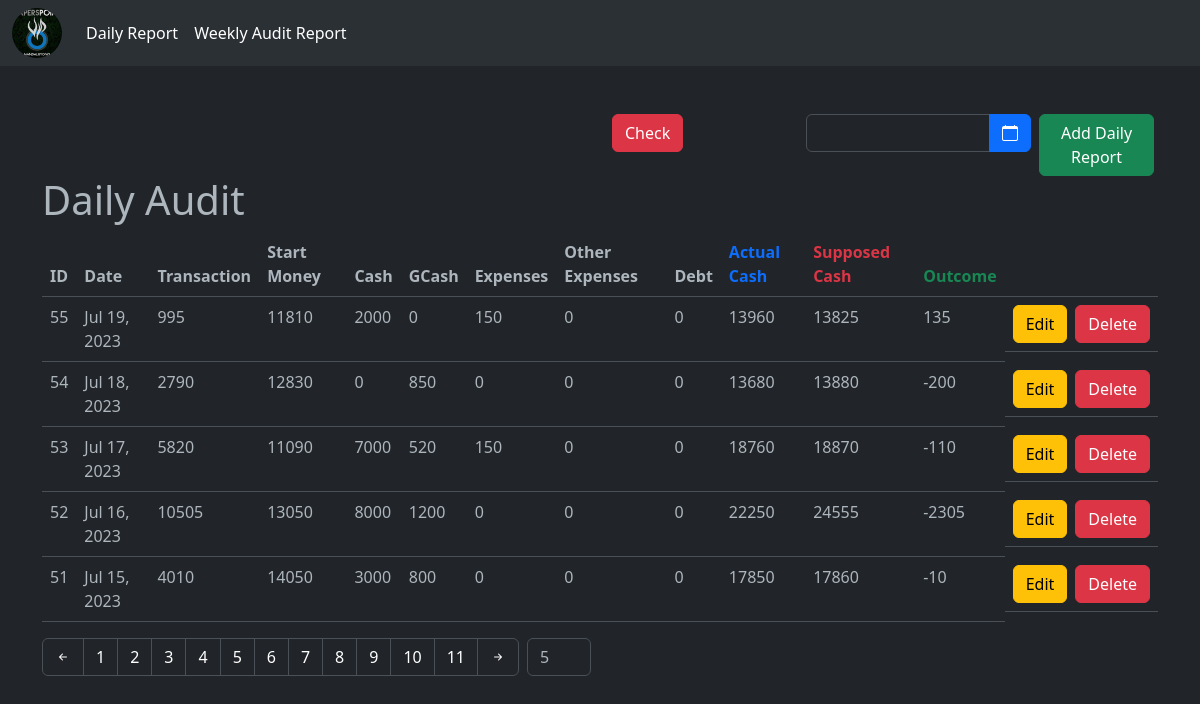
The page /dailyreport.php?page=4&limit=5&offset=0 on the database its author committed.
### tables this page shows
CREATE TABLE `daily_report` (
  `id` int(11) NOT NULL AUTO_INCREMENT,
  `date` date DEFAULT NULL,
  `daily_transaction` int(11) DEFAULT NULL,
  `start_money` int(11) DEFAULT NULL,
  `cash` int(11) DEFAULT NULL,
  `gcash` int(11) DEFAULT NULL,
  `expenses` int(11) DEFAULT NULL,
  `other_expenses` int(11) DEFAULT NULL,
  `debt` int(11) DEFAULT NULL,
  `actual_cash` int(11) DEFAULT NULL,
  `supposed_cash` int(11) DEFAULT NULL,
  `outcome` int(11) DEFAULT NULL,
  `createdAt` datetime DEFAULT NULL,
  `updatedAt` datetime DEFAULT NULL,
  `status` varchar(100) DEFAULT NULL,
  PRIMARY KEY (`id`)
);

### functions/Mysqlr.php (called while the page is built, shortened)
<?php
    class Mysql {
        public $conn;
        public function __construct ($servername, $username, $password, $database) {
            $servername = "localhost";
            $username = "root";
            $password = "root";
            $database = "audit";
            $this->conn = new mysqli ($servername, $username, $password, $database);
        }
        function getAllDailyReport ($formattedDate, $limit, $offset) {
            $getAllDailyReportQuery = " select * from daily_report where date like '%$formattedDate%' order by date desc";
            $getAllDailyReportQuery .= " limit ".$limit." ";
            if ($offset != '') {
                $getAllDailyReportQuery .= " offset ".$offset." ";
            }
            $result = $this->conn->query ($getAllDailyReportQuery);
            $dailyReport = [];
            while ($row = $result->fetch_assoc()) {
                $dailyReport [] = $row;
            };
            return $dailyReport;
        }
        function getReportTotalCount() {
            $sqlQuery = "select count(id) from daily_report";
            $result = $this->conn->query($sqlQuery);
            $reportCount = [];
            while ($row = $result->fetch_assoc()) {
                $reportCount = $row;
            };
            return $reportCount;
        }
    }

### dailyreport.php (the view, shortened to what this page needs)
<?php
    include_once './layout/header.php';
    $servername = "localhost";
    $username = "root";
    $password = "root";
    $database = "audit";
    $mysqlInstance = new Mysql ($servername, $username, $password, $database);
    $page = isset ($_GET ['page']) ? $_GET ['page'] : 1;
    $searchDate = isset ($_GET ['searchDate']) ? $_GET['searchDate'] : '';
    $limit = isset ($_GET ['limit']) ? $_GET ['limit'] : 5;
    $offset = $page == 1 ? 0 : ($page - 1) * $limit;
    $formattedDate = empty ($searchDate) ? '' : date ("Y-m-d", strtotime ($searchDate));
    print_r ($searchDate);
    $dailyReportList = $mysqlInstance->getAllDailyReport($formattedDate, $limit, $offset);
    $reportCount = $mysqlInstance->getReportTotalCount();
    $numberOfPages = ceil($reportCount['count(id)'] / $limit);
?>
<section class="py-5">
    <div class="container">
        <div class="row">
            <div class="col-6"></div>
            <div class="col-2">
                    <form action="/functions/request.php" method="POST">
                        <button class="btn btn-danger">
                            Check
                        </button>
                    </form>
            </div>
            <div class="col-4 d-flex justify-content-end">
                <div class="mx-1">
                    <form action="/dailyreport.php" method="get" class = "input-group" name="datepicker" autocomplete="off">
                        <input type="text" class="form-control datepicker" name="searchDate" value="" >
                        <button type="button" value="date" class="btn btn-primary">
                            <i class="bi bi-calendar"></i>
                        </button>
                    </form>
                </div>
                <div class="mx-1 d-flex justify-content-end">
                    <button class="btn btn-success" data-bs-toggle="modal" data-bs-target="#dailyAuditModal">
                        Add Daily Report
                    </button>
                </div>
            </div>
        </div>
        <div class="row">
            <div class="col">
                <h1>Daily Audit</h1>
            </div>
        </div>
        <div class="row">
            <div class="col">
                <table class="table">
                    <thead>
                        <tr>
                            <th class="col">ID</th>
                            <th class="col">Date</th>
                            <th class="col">Transaction</th>
                            <th class="col">Start Money</th>
                            <th class="col">Cash</th>
                            <th class="col">GCash</th>
                            <th class="col">Expenses</th>
                            <th class="col">Other Expenses</th>
                            <th class="col">Debt</th>
                            <th class="col text-primary">Actual Cash</th>
                            <th class="col text-danger">Supposed Cash</th>
                            <th class="col text-success">Outcome</th>
                            <th class="col-1"></th>
                        </tr>
                    </thead>
                    <tbody>
                        <?php foreach ($dailyReportList as $key => $value): ?>
                            <tr>
                                <td><?= $value['id'] ?></td>
                                <td><?= date ("M d, Y", strtotime ($value['date'])) ?></td>
                                <td><?= $value['daily_transaction'] ?></td>
                                <td><?= $value['start_money'] ?></td>
                                <td><?= $value['cash'] ?></td>
                                <td><?= $value['gcash'] ?></td>
                                <td><?= $value['expenses'] ?></td>
                                <td><?= $value['other_expenses'] ?></td>
                                <td><?= $value['debt'] ?></td>
                                <td><?= $value['actual_cash'] ?></td>
                                <td><?= $value['supposed_cash'] ?></td>
                                <td><?= $value['outcome'] ?></td>
                                <td class="d-flex justify-content-end">
                                    <a href="/edit-report.php?id=<?= $value['id'] ?>" class="btn btn-warning me-2">Edit</a>
                                    <form action="/functions/request.php" method="POST">
                                        <button class="btn btn-danger">
                                            Delete
                                        </button>
                                    </form>
                                </td>
                            </tr>
                        <?php endforeach ?>
                    </tbody>
                </table>
            </div>
        </div>
        <div aria-label="Search Page Navigation" class="d-flex">
            <ul class="pagination">
                <il class="page-item">
                    <a href="<?= '/dailyreport.php?page='.($page - 1).'&limit='.$limit.'&offset='.$offset?>" class="text-white page-link bi bi-arrow-left-short"></a>
                </il>
                <il class="page-item d-flex">
                <?php for ($i = 0; $i < $numberOfPages; $i++): ?>
                    <a href="<?= '/dailyreport.php?page='.($i + 1).'&limit='.$limit.'&offset='.$offset?>" class="text-white page-link"><?= $i + 1 ?></a>
                <?php endfor;?>
                </il>
                <il class="page-item">
                    <a href="<?= '/dailyreport.php?page='.($page + 1).'&limit='.$limit.'&offset='.$offset?>" class="text-white page-link bi bi-arrow-right-short"></a>
                </il>
            </ul>
            <div class="px-2">
                <form action="" method ="GET">
                    <input type="text" placeholder="Limit" name="limit"class="form-control w-25" value="<?= $limit ?>">
                </form>
            </div>
        </div>
    </div>
</section>
<?php
    include_once './layout/footer.php';
?>

### assets/css/style.css (style rules this page uses)
.input-group { cursor: pointer; }

### rows shown on the page
daily_report: id "55", date "Jul 19, 2023", daily_transaction "995", start_money "11810", cash "2000", gcash "0", expenses "150", other_expenses "0", debt "0", actual_cash "13960", supposed_cash "13825", outcome "135"
daily_report: id "54", date "Jul 18, 2023", daily_transaction "2790", start_money "12830", cash "0", gcash "850", expenses "0", other_expenses "0", debt "0", actual_cash "13680", supposed_cash "13880", outcome "-200"
daily_report: id "53", date "Jul 17, 2023", daily_transaction "5820", start_money "11090", cash "7000", gcash "520", expenses "150", other_expenses "0", debt "0", actual_cash "18760", supposed_cash "18870", outcome "-110"
daily_report: id "52", date "Jul 16, 2023", daily_transaction "10505", start_money "13050", cash "8000", gcash "1200", expenses "0", other_expenses "0", debt "0", actual_cash "22250", supposed_cash "24555", outcome "-2305"
daily_report: id "51", date "Jul 15, 2023", daily_transaction "4010", start_money "14050", cash "3000", gcash "800", expenses "0", other_expenses "0", debt "0", actual_cash "17850", supposed_cash "17860", outcome "-10"
